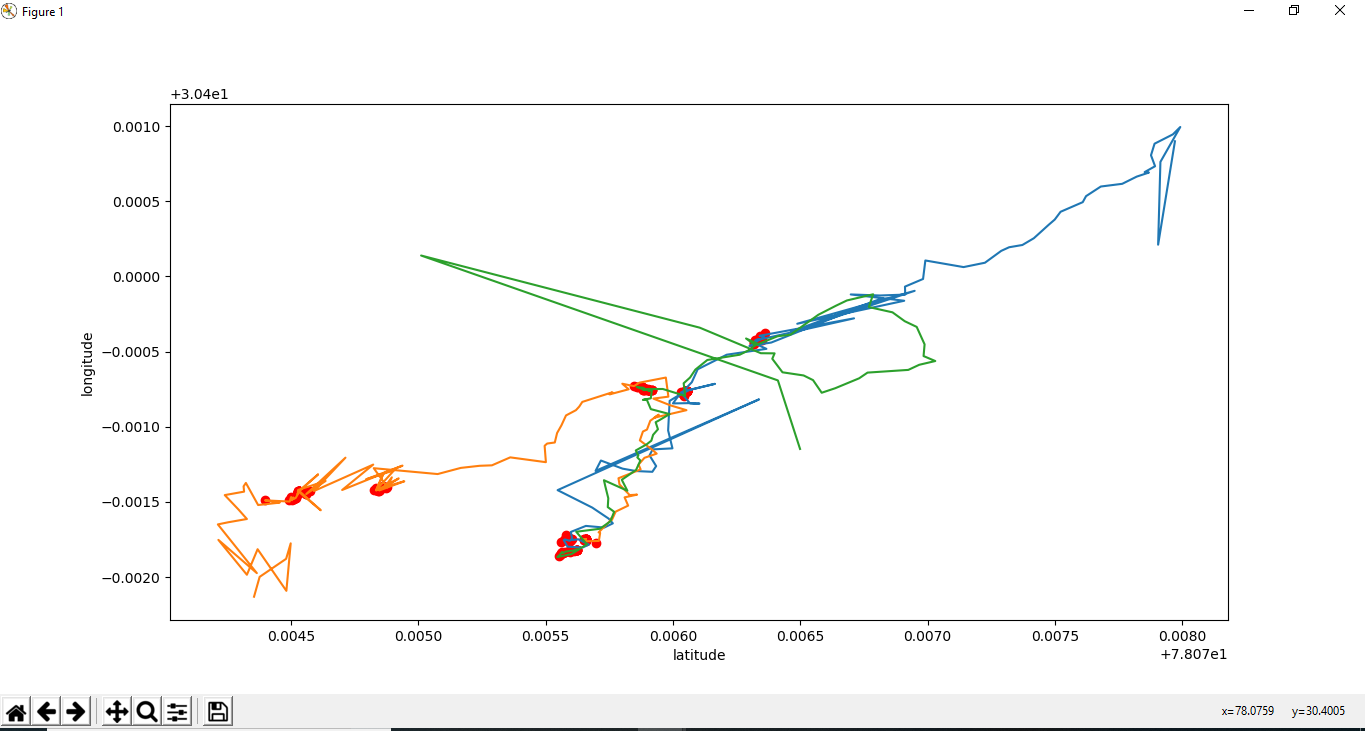

Generate this figure with Python:
import numpy as np
import pandas as pd
from math import cos, asin, sqrt
import matplotlib.pyplot as plt

saurav = pd.read_csv("Sauravgps.csv")
saurav = saurav.loc[:, ['lat','lon','speed']]
shail = pd.read_csv("shailengps.csv")
shail = shail.loc[:, ['lat','lon','speed']]
vinay =pd.read_csv("vinaygps.csv")
vinay = vinay.loc[:, ['lat','lon','speed']]

arr1 = saurav.values
arr2 = shail.values
arr3 = vinay.values

x1 = []
y1 = []
for i in range(0,arr1.shape[0],2):
    y1.append(arr1[i][0])
    x1.append(arr1[i][1])

x2 = []
y2 = []
for i in range(0,arr2.shape[0],2):
    y2.append(arr2[i][0])
    x2.append(arr2[i][1])

x3 = []
y3 = []
for i in range(0,arr3.shape[0],2):
    y3.append(arr3[i][0])
    x3.append(arr3[i][1])

st_lat = []
st_lon = []
for i in range(0,arr1.shape[0]):
    if arr1[i][2] == 0:
            st_lat.append(arr1[i][0])
            st_lon.append(arr1[i][1])

for i in range(0,arr2.shape[0]):
    if arr2[i][2] == 0:
            st_lat.append(arr2[i][0])
            st_lon.append(arr2[i][1])

for i in range(0,arr3.shape[0]):
    if arr3[i][2] == 0:
            st_lat.append(arr3[i][0])
            st_lon.append(arr3[i][1])

plt.plot(x1,y1)
plt.plot(x2,y2)
plt.plot(x3,y3)
plt.scatter(st_lon,st_lat,color="r")
plt.xlabel("latitude")
plt.ylabel("longitude")
plt.show()
